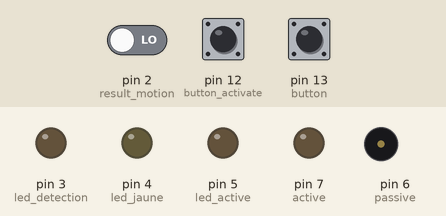
The sketch below on a simulated Arduino Uno, built with avr-gcc and run on an emulated ATmega328P. Shown: output pins drawn as LEDs (lit = HIGH), buzzer (waves = sounding). The test bench sets the inputs (shaded band); at power-on: pin 2 (result_motion) LOW, pin 13 (button) LOW, pin 12 (button_activate) HIGH.

Above: at 1.2 s.
1.3 s: pin 2 (result_motion) driven HIGH
At 2.6 s:
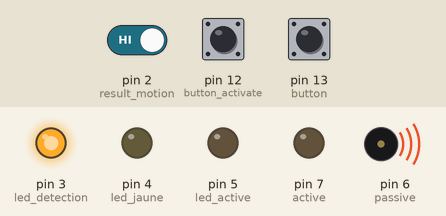
At 3.8 s:
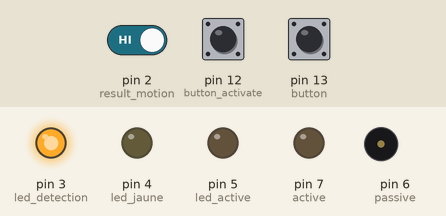
4.3 s: pin 13 (button) pulled HIGH for 3.2 s
At 6.8 s:
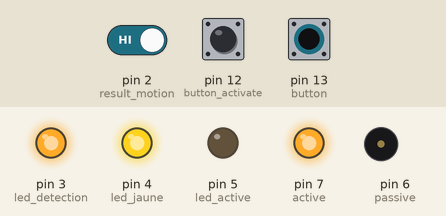
9.0 s: pin 12 (button_activate) pulled LOW for 3.2 s
13.7 s: pin 2 (result_motion) driven LOW and pin 12 (button_activate) driven LOW
16.7 s: pin 12 (button_activate) driven HIGH
19.2 s: pin 12 (button_activate) driven LOW
At 20.6 s:
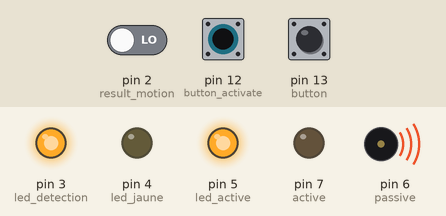
Timing chart, 0 to 32.3 s (numbered marks = the images above; inputs shaded):
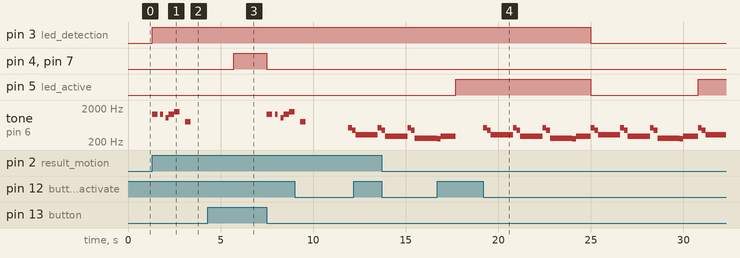

Measured:
- after the input at 1.3 s, pin 3 (led_detection): LOW → HIGH at once; tone on pin 6 (passive): plays 1319 Hz for 0.30 s, 1319 Hz for 0.15 s, 1047 Hz for 0.15 s, 1319 Hz for 0.30 s, 1568 Hz for 0.30 s, 784 Hz for 0.30 s, starting at once
- after the input at 4.3 s, pin 4 (led_jaune), pin 7 (active): LOW → HIGH after 1.4 s, → LOW 1.8 s later
- after the input at 19.2 s, pin 3 (led_detection): HIGH → LOW after 5.8 s; pin 5 (led_active): HIGH → LOW after 5.8 s, → HIGH 5.8 s later

The sketch:

alarme_detection.ino
```cpp
#include "pitches.h"
int result_motion = 2;
int led_detection = 3;
bool detection_mod = false;
int led_jaune = 4;
int button = 13;
int passive = 6;
int active = 7;
int tempo = 300;
int activate = 1;
int button_activate = 12;
int led_active = 5;
int tempo2 = 400;
void setup() {
  Serial.begin(9600);
  pinMode(result_motion, INPUT);
  pinMode(led_detection, OUTPUT);
  digitalWrite(led_detection, LOW);
  pinMode(led_jaune, OUTPUT);
  pinMode(button, INPUT);
  pinMode(active, OUTPUT);
  pinMode(led_active, OUTPUT);
  pinMode(button_activate, INPUT_PULLUP);
}

void loop() {
  if (digitalRead(button_activate) == 0) {
    activate = activate * -1;
    lockedalarm_music();
  }


  if (activate == 1) {
    digitalWrite(led_active, LOW);
    if (digitalRead(result_motion) == 1) {
      detection_mod = true;
      digitalWrite(led_detection, HIGH);
    } else{
        digitalWrite(led_detection, LOW);
      }

    if (detection_mod) {
      digitalWrite(active, HIGH);
      digitalWrite(led_jaune, HIGH);
      if (digitalRead(button) ==  0) {
        digitalWrite(active, LOW);
        detection_mod = false;
        digitalWrite(led_jaune, LOW);
        stopalarm_music();
        delay(2000);
      }
    } else {
      digitalWrite(led_jaune, LOW);
    }
  } else {
    digitalWrite(led_active, HIGH);
  }


}


void stopalarm_music() {
  tone(passive, NOTE_E6, tempo/2);
  delay(tempo/2);
  tone(passive, NOTE_E6, tempo/2);
  delay(tempo);
  tone(passive, NOTE_E6, tempo/2);
  delay(tempo);
  tone(passive, NOTE_C6, tempo/2);
  delay(tempo/2);
  tone(passive, NOTE_E6, tempo);
  delay(tempo);
  tone(passive, NOTE_G6, tempo);
  delay(tempo*2);
  tone(passive, NOTE_G5, tempo);
  delay(tempo*2);


}

void lockedalarm_music() {
  tone(passive, NOTE_C5 , tempo2 / 2);
  delay(tempo2 / 2);
  tone(passive, NOTE_A4 , tempo2 / 2);
  delay(tempo2 / 2);
  tone(passive, NOTE_E4 , tempo2 * 3);
  delay(tempo2 * 3);
  tone(passive, NOTE_C5 , tempo2 / 2);
  delay(tempo2 / 2);
  tone(passive, NOTE_A4 , tempo2 / 2);
  delay(tempo2 / 2);
  tone(passive, NOTE_D4 , tempo2 * 3);
  delay(tempo2 * 3);
  tone(passive, NOTE_C5 , tempo2 / 2);
  delay(tempo2 / 2);
  tone(passive, NOTE_A4 , tempo2 / 2);
  delay(tempo2 / 2);
  tone(passive, NOTE_C4 , tempo2 * 3);
  delay(tempo2 * 3);
  tone(passive, NOTE_B3 , tempo2 / 2);
  delay(tempo2 / 2);
  tone(passive, NOTE_D4 , tempo2 * 2);
  delay(tempo2 * 2);


}
```
